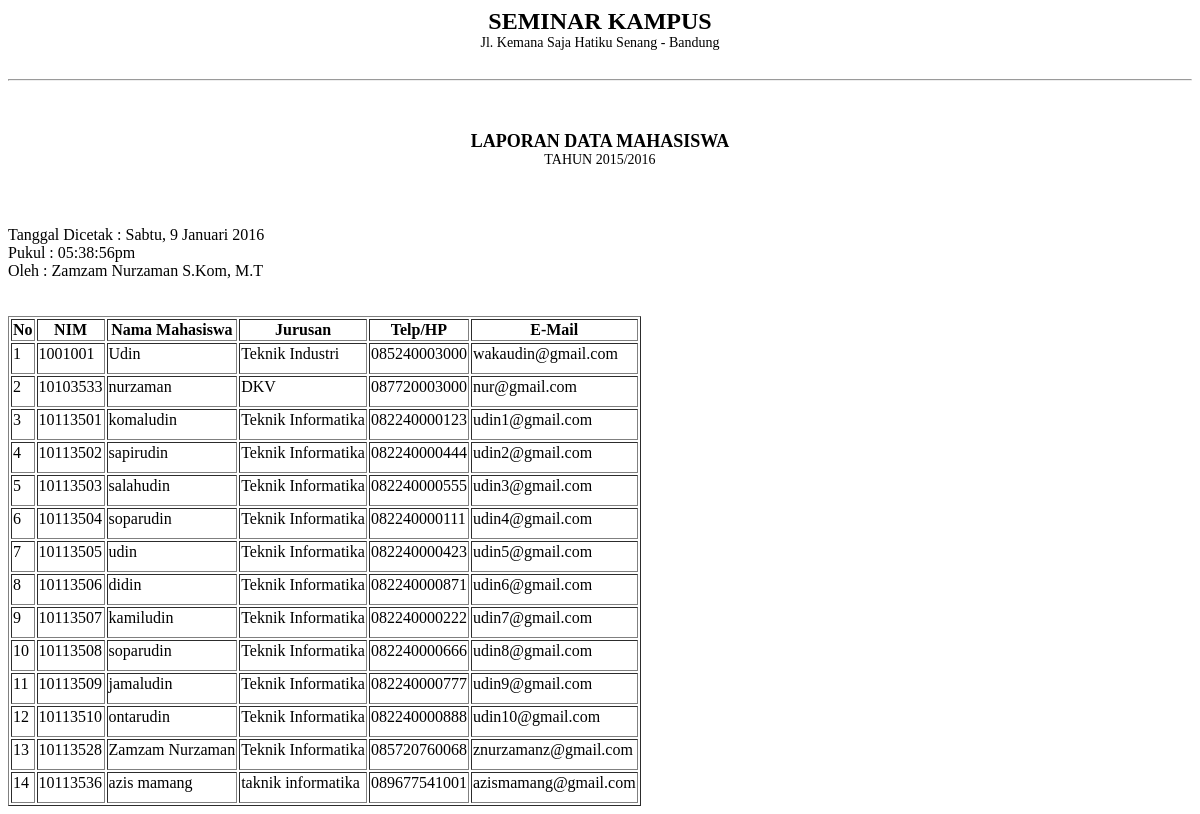
The app's page /admin/module_mahasiswa/table_mahasiswa.php with its own data.
### tables this page shows
CREATE TABLE `mahasiswa` (
  `nim` char(8) NOT NULL,
  `nama` varchar(50) DEFAULT NULL,
  `jurusan` varchar(30) DEFAULT NULL,
  `telepon` varchar(15) DEFAULT NULL,
  `email` varchar(30) DEFAULT NULL,
  PRIMARY KEY (`nim`),
  UNIQUE KEY `telepon` (`telepon`),
  UNIQUE KEY `email` (`email`)
);

### admin/module_mahasiswa/table_mahasiswa.php (the view, shortened to what this page needs)
<?php
$array_hari = array(1=>"Senin","Selasa","Rabu","Kamis","Jumat", "Sabtu","Minggu");
$hari = $array_hari[date("N")];
$tanggal = date ("j");
$array_bulan = array(1=>"Januari","Februari","Maret", "April", "Mei", "Juni","Juli","Agustus","September","Oktober", "November","Desember");
$bulan = $array_bulan[date("n")];
$tahun = date("Y");
echo '
<div class="title">SEMINAR KAMPUS</div>
          <div class="stat">Jl. Kemana Saja Hatiku Senang - Bandung</div>
          <hr size="2">
          <div class="sub-title">LAPORAN DATA MAHASISWA</div>
          <div class="sub-stat">TAHUN 2015/2016</div>
          <br>
          Tanggal Dicetak : '.$hari . ", ".$tanggal." ".$bulan." ".$tahun.'
          <br>
          Pukul : '.date("h:i:sa").'
          <br>
          Oleh : Zamzam Nurzaman S.Kom, M.T
            <br>
'
?>
<table border="1">
        <tr>
          <th>No</th>
          <th>NIM</th>
          <th>Nama Mahasiswa</th>
          <th>Jurusan</th>
          <th>Telp/HP</th>
          <th>E-Mail</th>
        </tr>
      <tbody border="1">
<?php
	$tampil_mahasiswa = mysql_query("SELECT * FROM mahasiswa ORDER BY nim");
    $no=1;
    while ($tampil=mysql_fetch_array($tampil_mahasiswa)){
       echo "<tr><td>$no</td>
             <td class='tab-col'>$tampil[nim]</td>
             <td>$tampil[nama]</td>
             <td>$tampil[jurusan]</td>
             <td>$tampil[telepon]</td>
             <td>$tampil[email]</td>
            </tr>
             ";
        $no++;
    }
  echo "
        </tbody>
        </table>
        </div>";
?>

### admin/module_mahasiswa/table_mahasiswa.php (style rules this page uses)
.title { font-size: 24px; font-weight: bold; margin-bottom: 0px; text-align: center; }
.stat { font-size: 14px; padding-bottom: 20px; text-align: center; }
.sub-title { font-size: 18px; font-weight: bold; text-align: center; margin-top: 50px; }
.sub-stat { text-align: center; margin-bottom: 40px; font-size: 14px; font-weight: 100; }
td { padding-bottom: 10px; }

### records on screen
mahasiswa: nim "1001001", nama "Udin", jurusan "Teknik Industri", telepon "085240003000", email "wakaudin@gmail.com"
mahasiswa: nim "10103533", nama "nurzaman", jurusan "DKV", telepon "087720003000", email "nur@gmail.com"
mahasiswa: nim "10113501", nama "komaludin", jurusan "Teknik Informatika", telepon "082240000123", email "udin1@gmail.com"
mahasiswa: nim "10113502", nama "sapirudin", jurusan "Teknik Informatika", telepon "082240000444", email "udin2@gmail.com"
mahasiswa: nim "10113503", nama "salahudin", jurusan "Teknik Informatika", telepon "082240000555", email "udin3@gmail.com"
mahasiswa: nim "10113504", nama "soparudin", jurusan "Teknik Informatika", telepon "082240000111", email "udin4@gmail.com"
mahasiswa: nim "10113505", nama "udin", jurusan "Teknik Informatika", telepon "082240000423", email "udin5@gmail.com"
mahasiswa: nim "10113506", nama "didin", jurusan "Teknik Informatika", telepon "082240000871", email "udin6@gmail.com"
mahasiswa: nim "10113507", nama "kamiludin", jurusan "Teknik Informatika", telepon "082240000222", email "udin7@gmail.com"
mahasiswa: nim "10113508", nama "soparudin", jurusan "Teknik Informatika", telepon "082240000666", email "udin8@gmail.com"
mahasiswa: nim "10113509", nama "jamaludin", jurusan "Teknik Informatika", telepon "082240000777", email "udin9@gmail.com"
mahasiswa: nim "10113510", nama "ontarudin", jurusan "Teknik Informatika", telepon "082240000888", email "udin10@gmail.com"
mahasiswa: nim "10113528", nama "Zamzam Nurzaman", jurusan "Teknik Informatika", telepon "085720760068", email "znurzamanz@gmail.com"
mahasiswa: nim "10113536", nama "azis mamang", jurusan "taknik informatika", telepon "089677541001", email "azismamang@gmail.com"

### other values on screen
$tanggal "9"
